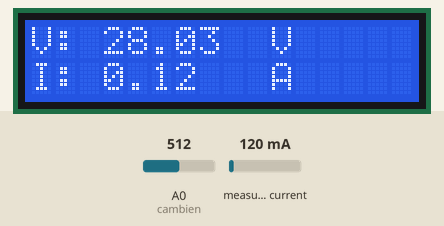
This sketch was run on a simulated Arduino Uno, built with avr-gcc and run on an emulated ATmega328P. Shown: 16×2 character LCD. Inputs (shaded band) come from the test bench; at power-on: A0 (cambien) = 512, measured current 120 mA. What the sketch prints to the serial monitor is not drawn.

Above: at 3.3 s.
3.4 s: A0 (cambien) set to 210
At 5.0 s:
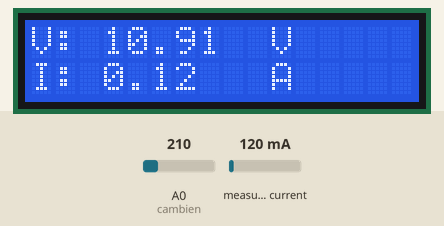
5.9 s: A0 (cambien) set to 184
At 7.8 s:
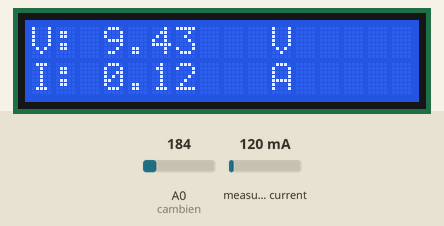
8.1 s: measured current set to 40 mA
At 9.5 s:
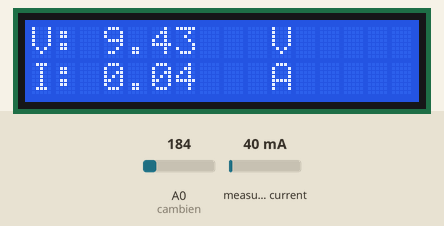
10.3 s: measured current set to 500 mA
At 12.2 s:
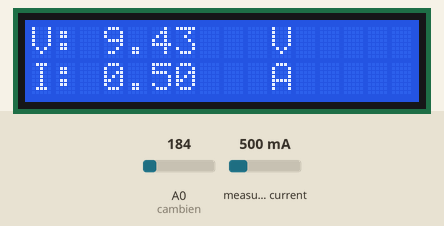
12.5 s: measured current set to 1000 mA
At 13.9 s:
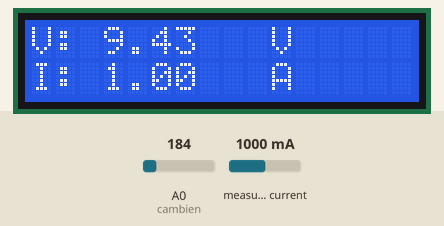
14.7 s: A0 (cambien) set to 122
At 16.7 s:
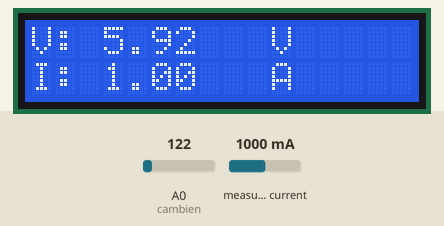
Timing chart, 0 to 17.9 s (numbered marks = the images above; inputs shaded):
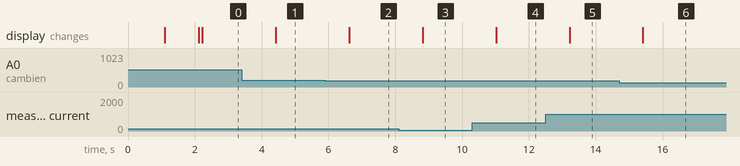

The sketch:

do_nguon.ino
```cpp
#include <Wire.h>
#include <LiquidCrystal_I2C.h>
#include "ACS712.h"

// Khai báo LCD: địa chỉ 0x27, 16 cột, 2 dòng
LiquidCrystal_I2C lcd(0x27, 16, 2);

// Cảm biến dòng ACS712 30A gắn vào chân A1
ACS712 sensor(ACS712_30A, A1);

// Biến toàn cục
const int cambien = A0; // chân đo áp chia áp
int zero;
float I_TB, tong;

void setup() {
  Serial.begin(9600);
  lcd.init();
  lcd.backlight();

  pinMode(cambien, INPUT);

  Serial.println("Đảm bảo không có dòng qua cảm biến để cân bằng");
  lcd.setCursor(0, 0);
  lcd.print("Dang can bang...");
  delay(1000);

  Serial.println("Calibrating...");
  zero = sensor.calibrate();
  Serial.println("Cal xong. Zero = " + String(zero));

  lcd.clear();
  lcd.setCursor(0, 0);
  lcd.print("Cal xong!");
  delay(1000);

  // In tiêu đề cố định LCD
  lcd.clear();
  lcd.setCursor(0, 0);
  lcd.print("V:        V");
  lcd.setCursor(0, 1);
  lcd.print("I:        A");
}

void loop() {
  // Đọc giá trị ADC từ điện áp chia áp
  int adcValue = analogRead(cambien);
  float vol_out = adcValue * 5.0 / 1023.0;
  float vol_in = vol_out / (930.0 / (9860.0 + 930.0)); // chia áp
  float voltage_display = vol_in - 1.0; // loại bỏ offset nếu có

  // Đo dòng điện trung bình từ cảm biến
  tong = 0;
  for (int i = 0; i < 100; i++) {
    tong += sensor.getCurrentDC();
  }
  I_TB = tong / 100.0;

  // In Serial Monitor
  Serial.print("V = "); Serial.print(voltage_display, 2); Serial.print(" V   ");
  Serial.print("I = "); Serial.print(I_TB, 2); Serial.println(" A");

  // Hiển thị lên LCD (không clear toàn bộ, chỉ ghi đè)
  lcd.setCursor(3, 0); // sau "V: "
  lcd.print("       "); // xóa dữ liệu cũ
  lcd.setCursor(3, 0);
  lcd.print(voltage_display, 2);

  lcd.setCursor(3, 1); // sau "I: "
  lcd.print("       ");
  lcd.setCursor(3, 1);
  lcd.print(I_TB, 2);

  delay(1000);
}
```

Measured:
- after the input at 3.4 s, the display: changes after 1.0 s (image 1)
- after the input at 5.9 s, the display: changes after 0.72 s (image 2)
- after the input at 8.1 s, the display: changes after 0.72 s (image 3)
- after the input at 10.3 s, the display: changes after 0.72 s (image 4)
- after the input at 12.5 s, the display: changes after 0.72 s (image 5)
- after the input at 14.7 s, the display: changes after 0.71 s (image 6)
